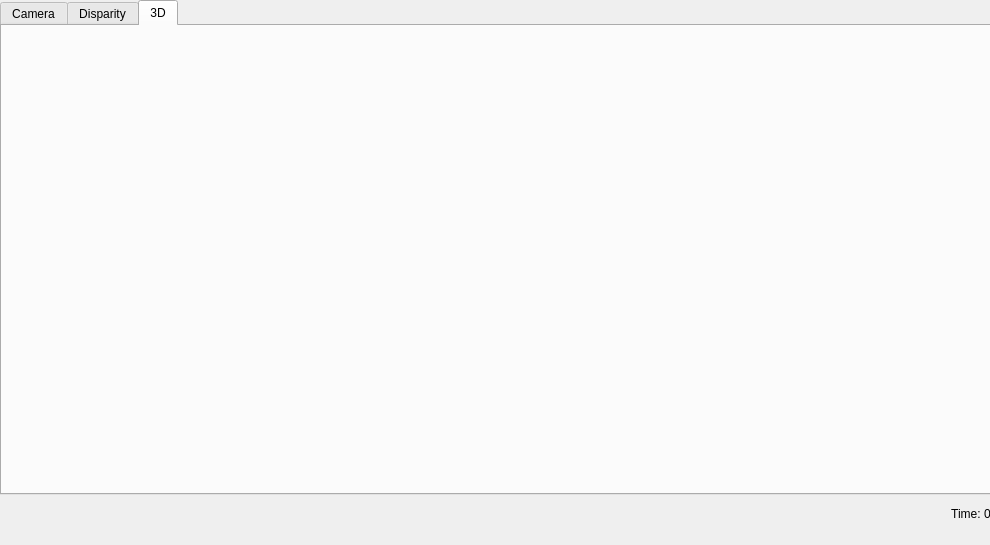
<?xml version="1.0" encoding="UTF-8"?>
<ui version="4.0">
 <class>StereoGUI</class>
 <widget class="QMainWindow" name="StereoGUI">
  <property name="geometry">
   <rect>
    <x>0</x>
    <y>0</y>
    <width>990</width>
    <height>545</height>
   </rect>
  </property>
  <property name="sizePolicy">
   <sizepolicy hsizetype="Fixed" vsizetype="Fixed">
    <horstretch>0</horstretch>
    <verstretch>0</verstretch>
   </sizepolicy>
  </property>
  <property name="minimumSize">
   <size>
    <width>990</width>
    <height>545</height>
   </size>
  </property>
  <property name="maximumSize">
   <size>
    <width>990</width>
    <height>545</height>
   </size>
  </property>
  <property name="windowTitle">
   <string>I3DR Stereo</string>
  </property>
  <widget class="QWidget" name="centralwidget">
   <property name="sizePolicy">
    <sizepolicy hsizetype="Maximum" vsizetype="Maximum">
     <horstretch>0</horstretch>
     <verstretch>0</verstretch>
    </sizepolicy>
   </property>
   <property name="minimumSize">
    <size>
     <width>960</width>
     <height>480</height>
    </size>
   </property>
   <widget class="QWidget" name="gridLayoutWidget_3">
    <property name="geometry">
     <rect>
      <x>0</x>
      <y>0</y>
      <width>991</width>
      <height>521</height>
     </rect>
    </property>
    <layout class="QGridLayout" name="gridLayout_4">
     <item row="0" column="0">
      <widget class="QTabWidget" name="tabWidget">
       <property name="currentIndex">
        <number>2</number>
       </property>
       <widget class="QWidget" name="tabCamera">
        <attribute name="title">
         <string>Camera</string>
        </attribute>
        <widget class="QWidget" name="gridLayoutWidget">
         <property name="geometry">
          <rect>
           <x>10</x>
           <y>10</y>
           <width>971</width>
           <height>331</height>
          </rect>
         </property>
         <layout class="QGridLayout" name="gridLayout">
          <property name="sizeConstraint">
           <enum>QLayout::SetDefaultConstraint</enum>
          </property>
          <item row="0" column="0">
           <widget class="QGraphicsView" name="gvCamLeft">
            <property name="minimumSize">
             <size>
              <width>480</width>
              <height>320</height>
             </size>
            </property>
            <property name="maximumSize">
             <size>
              <width>480</width>
              <height>320</height>
             </size>
            </property>
            <property name="verticalScrollBarPolicy">
             <enum>Qt::ScrollBarAlwaysOff</enum>
            </property>
            <property name="horizontalScrollBarPolicy">
             <enum>Qt::ScrollBarAlwaysOff</enum>
            </property>
           </widget>
          </item>
          <item row="0" column="1">
           <widget class="QGraphicsView" name="gvCamRight">
            <property name="minimumSize">
             <size>
              <width>480</width>
              <height>320</height>
             </size>
            </property>
            <property name="maximumSize">
             <size>
              <width>480</width>
              <height>320</height>
             </size>
            </property>
            <property name="verticalScrollBarPolicy">
             <enum>Qt::ScrollBarAlwaysOff</enum>
            </property>
            <property name="horizontalScrollBarPolicy">
             <enum>Qt::ScrollBarAlwaysOff</enum>
            </property>
           </widget>
          </item>
         </layout>
        </widget>
       </widget>
       <widget class="QWidget" name="tabDisp">
        <attribute name="title">
         <string>Disparity</string>
        </attribute>
        <widget class="QWidget" name="gridLayoutWidget_2">
         <property name="geometry">
          <rect>
           <x>10</x>
           <y>10</y>
           <width>971</width>
           <height>331</height>
          </rect>
         </property>
         <layout class="QGridLayout" name="gridLayout_3">
          <item row="0" column="0">
           <widget class="QGraphicsView" name="gvDispLeft">
            <property name="minimumSize">
             <size>
              <width>480</width>
              <height>320</height>
             </size>
            </property>
            <property name="maximumSize">
             <size>
              <width>480</width>
              <height>320</height>
             </size>
            </property>
            <property name="verticalScrollBarPolicy">
             <enum>Qt::ScrollBarAlwaysOff</enum>
            </property>
            <property name="horizontalScrollBarPolicy">
             <enum>Qt::ScrollBarAlwaysOff</enum>
            </property>
           </widget>
          </item>
          <item row="0" column="1">
           <widget class="QGraphicsView" name="gvDispRight">
            <property name="minimumSize">
             <size>
              <width>480</width>
              <height>320</height>
             </size>
            </property>
            <property name="maximumSize">
             <size>
              <width>480</width>
              <height>320</height>
             </size>
            </property>
            <property name="verticalScrollBarPolicy">
             <enum>Qt::ScrollBarAlwaysOff</enum>
            </property>
            <property name="horizontalScrollBarPolicy">
             <enum>Qt::ScrollBarAlwaysOff</enum>
            </property>
           </widget>
          </item>
         </layout>
        </widget>
       </widget>
       <widget class="QWidget" name="tab3D">
        <attribute name="title">
         <string>3D</string>
        </attribute>
        <widget class="QVTKWidget" name="qvtkCloud" native="true">
         <property name="geometry">
          <rect>
           <x>10</x>
           <y>20</y>
           <width>961</width>
           <height>421</height>
          </rect>
         </property>
        </widget>
       </widget>
      </widget>
     </item>
     <item row="1" column="0">
      <layout class="QGridLayout" name="gridLayout_2">
       <property name="sizeConstraint">
        <enum>QLayout::SetMaximumSize</enum>
       </property>
       <property name="spacing">
        <number>0</number>
       </property>
       <item row="0" column="2">
        <widget class="QLabel" name="lblLastUpdateTime">
         <property name="text">
          <string>0</string>
         </property>
         <property name="alignment">
          <set>Qt::AlignBottom|Qt::AlignLeading|Qt::AlignLeft</set>
         </property>
        </widget>
       </item>
       <item row="0" column="1">
        <widget class="QLabel" name="label_2">
         <property name="text">
          <string>Time: </string>
         </property>
         <property name="alignment">
          <set>Qt::AlignBottom|Qt::AlignRight|Qt::AlignTrailing</set>
         </property>
        </widget>
       </item>
       <item row="0" column="0">
        <spacer name="horizontalSpacer">
         <property name="orientation">
          <enum>Qt::Horizontal</enum>
         </property>
         <property name="sizeHint" stdset="0">
          <size>
           <width>40</width>
           <height>20</height>
          </size>
         </property>
        </spacer>
       </item>
      </layout>
     </item>
    </layout>
   </widget>
  </widget>
  <widget class="QMenuBar" name="menubar">
   <property name="geometry">
    <rect>
     <x>0</x>
     <y>0</y>
     <width>990</width>
     <height>25</height>
    </rect>
   </property>
  </widget>
 </widget>
 <customwidgets>
  <customwidget>
   <class>QVTKWidget</class>
   <extends>QWidget</extends>
   <header>QVTKWidget.h</header>
  </customwidget>
 </customwidgets>
 <resources/>
 <connections/>
</ui>
